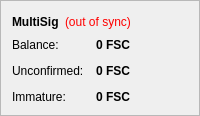
        <widget class="QFrame" name="frame_3">
         <property name="frameShape">
          <enum>QFrame::StyledPanel</enum>
         </property>
         <property name="frameShadow">
          <enum>QFrame::Raised</enum>
         </property>
         <layout class="QVBoxLayout" name="verticalLayout_6">
          <item>
           <layout class="QHBoxLayout" name="horizontalLayout_8">
            <item>
             <widget class="QLabel" name="label_12">
              <property name="font">
               <font>
                <weight>75</weight>
                <bold>true</bold>
               </font>
              </property>
              <property name="text">
               <string>MultiSig</string>
              </property>
             </widget>
            </item>
            <item>
             <widget class="QLabel" name="labelSharedWalletStatus">
              <property name="toolTip">
               <string>The displayed information may be out of date. Your wallet automatically synchronizes with the Fusioncoin network after a connection is established, but this process has not completed yet.</string>
              </property>
              <property name="styleSheet">
               <string notr="true">QLabel { color: red; }</string>
              </property>
              <property name="text">
               <string notr="true">(out of sync)</string>
              </property>
              <property name="alignment">
               <set>Qt::AlignLeading|Qt::AlignLeft|Qt::AlignVCenter</set>
              </property>
             </widget>
            </item>
            <item>
             <spacer name="horizontalSpacer_6">
              <property name="orientation">
               <enum>Qt::Horizontal</enum>
              </property>
              <property name="sizeHint" stdset="0">
               <size>
                <width>40</width>
                <height>20</height>
               </size>
              </property>
             </spacer>
            </item>
           </layout>
          </item>
          <item>
           <layout class="QFormLayout" name="formLayout_5">
            <property name="fieldGrowthPolicy">
             <enum>QFormLayout::AllNonFixedFieldsGrow</enum>
            </property>
            <property name="horizontalSpacing">
             <number>12</number>
            </property>
            <property name="verticalSpacing">
             <number>12</number>
            </property>
            <item row="0" column="0">
             <widget class="QLabel" name="label_13">
              <property name="text">
               <string>Balance:</string>
              </property>
             </widget>
            </item>
            <item row="0" column="1">
             <widget class="QLabel" name="labelBalanceShared">
              <property name="font">
               <font>
                <weight>75</weight>
                <bold>true</bold>
               </font>
              </property>
              <property name="cursor">
               <cursorShape>IBeamCursor</cursorShape>
              </property>
              <property name="toolTip">
               <string>Your current balance</string>
              </property>
              <property name="text">
               <string notr="true">0 FSC</string>
              </property>
              <property name="textInteractionFlags">
               <set>Qt::LinksAccessibleByMouse|Qt::TextSelectableByKeyboard|Qt::TextSelectableByMouse</set>
              </property>
             </widget>
            </item>
            <item row="1" column="0">
             <widget class="QLabel" name="label_14">
              <property name="text">
               <string>Unconfirmed:</string>
              </property>
             </widget>
            </item>
            <item row="1" column="1">
             <widget class="QLabel" name="labelUnconfirmedShared">
              <property name="font">
               <font>
                <weight>75</weight>
                <bold>true</bold>
               </font>
              </property>
              <property name="cursor">
               <cursorShape>IBeamCursor</cursorShape>
              </property>
              <property name="toolTip">
               <string>Total of transactions that have yet to be confirmed, and do not yet count toward the current balance</string>
              </property>
              <property name="text">
               <string notr="true">0 FSC</string>
              </property>
              <property name="textInteractionFlags">
               <set>Qt::LinksAccessibleByMouse|Qt::TextSelectableByKeyboard|Qt::TextSelectableByMouse</set>
              </property>
             </widget>
            </item>
            <item row="2" column="0">
             <widget class="QLabel" name="labelImmatureTextShared">
              <property name="text">
               <string>Immature:</string>
              </property>
             </widget>
            </item>
            <item row="2" column="1">
             <widget class="QLabel" name="labelImmatureShared">
              <property name="font">
               <font>
                <weight>75</weight>
                <bold>true</bold>
               </font>
              </property>
              <property name="toolTip">
               <string>Mined balance that has not yet matured</string>
              </property>
              <property name="text">
               <string notr="true">0 FSC</string>
              </property>
              <property name="textInteractionFlags">
               <set>Qt::LinksAccessibleByMouse|Qt::TextSelectableByKeyboard|Qt::TextSelectableByMouse</set>
              </property>
             </widget>
            </item>
           </layout>
          </item>
         </layout>
        </widget>
